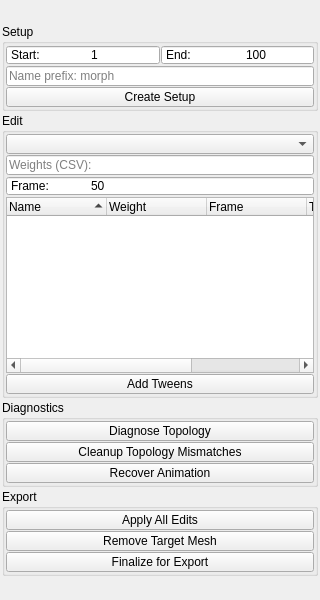
<?xml version="1.0" encoding="UTF-8"?>
<ui version="4.0">
 <class>blendshape_animator</class>
 <widget class="QMainWindow" name="blendshape_animator">
  <property name="geometry">
   <rect>
    <x>0</x>
    <y>0</y>
    <width>320</width>
    <height>600</height>
   </rect>
  </property>
  <widget class="QWidget" name="centralwidget">
   <layout class="QVBoxLayout" name="verticalLayout">
    <property name="spacing">
     <number>2</number>
    </property>
    <property name="leftMargin">
     <number>2</number>
    </property>
    <property name="topMargin">
     <number>2</number>
    </property>
    <property name="rightMargin">
     <number>2</number>
    </property>
    <property name="bottomMargin">
     <number>2</number>
    </property>
    <item>
     <widget class="Header" name="header" native="true">
      <property name="minimumSize">
       <size>
        <width>0</width>
        <height>20</height>
       </size>
      </property>
      <property name="maximumSize">
       <size>
        <width>16777215</width>
        <height>20</height>
       </size>
      </property>
      <property name="font">
       <font>
        <weight>75</weight>
        <bold>true</bold>
       </font>
      </property>
      <property name="text" stdset="0">
       <string>BLENDSHAPE ANIMATOR</string>
      </property>
     </widget>
    </item>
    <item>
     <widget class="QGroupBox" name="setup_group">
      <property name="title">
       <string>Setup</string>
      </property>
      <layout class="QGridLayout" name="setupLayout">
       <property name="leftMargin">
        <number>1</number>
       </property>
       <property name="topMargin">
        <number>1</number>
       </property>
       <property name="rightMargin">
        <number>1</number>
       </property>
       <property name="bottomMargin">
        <number>1</number>
       </property>
       <property name="spacing">
        <number>1</number>
       </property>
       <item row="0" column="0">
        <widget class="SpinBox" name="s000">
         <property name="minimumSize">
          <size>
           <width>0</width>
           <height>20</height>
          </size>
         </property>
         <property name="maximumSize">
          <size>
           <width>16777215</width>
           <height>20</height>
          </size>
         </property>
         <property name="toolTip">
          <string>Animation start frame.</string>
         </property>
         <property name="buttonSymbols">
          <enum>QAbstractSpinBox::NoButtons</enum>
         </property>
         <property name="prefix">
          <string>Start:	</string>
         </property>
         <property name="minimum">
          <number>-100000</number>
         </property>
         <property name="maximum">
          <number>100000</number>
         </property>
         <property name="value">
          <number>1</number>
         </property>
        </widget>
       </item>
       <item row="0" column="1">
        <widget class="SpinBox" name="s001">
         <property name="minimumSize">
          <size>
           <width>0</width>
           <height>20</height>
          </size>
         </property>
         <property name="maximumSize">
          <size>
           <width>16777215</width>
           <height>20</height>
          </size>
         </property>
         <property name="toolTip">
          <string>Animation end frame.</string>
         </property>
         <property name="buttonSymbols">
          <enum>QAbstractSpinBox::NoButtons</enum>
         </property>
         <property name="prefix">
          <string>End:	</string>
         </property>
         <property name="minimum">
          <number>-100000</number>
         </property>
         <property name="maximum">
          <number>100000</number>
         </property>
         <property name="value">
          <number>100</number>
         </property>
        </widget>
       </item>
       <item row="1" column="0" colspan="2">
        <widget class="LineEdit" name="le000">
         <property name="minimumSize">
          <size>
           <width>0</width>
           <height>20</height>
          </size>
         </property>
         <property name="maximumSize">
          <size>
           <width>16777215</width>
           <height>20</height>
          </size>
         </property>
         <property name="toolTip">
          <string>Name prefix for the new blendShape node (becomes &lt;prefix&gt;_BS).</string>
         </property>
         <property name="placeholderText">
          <string>Name prefix:	morph</string>
         </property>
        </widget>
       </item>
       <item row="2" column="0" colspan="2">
        <widget class="PushButton" name="b000">
         <property name="minimumSize">
          <size>
           <width>0</width>
           <height>20</height>
          </size>
         </property>
         <property name="maximumSize">
          <size>
           <width>16777215</width>
           <height>20</height>
          </size>
         </property>
         <property name="toolTip">
          <string>Create the morph setup from selection (source first, target second).
The option box exposes alternatives:
  - Load from existing setup
  - Recover corrupted setup</string>
         </property>
         <property name="text">
          <string>Create Setup</string>
         </property>
        </widget>
       </item>
      </layout>
     </widget>
    </item>
    <item>
     <widget class="CollapsableGroup" name="edit_group">
      <property name="title">
       <string>Edit</string>
      </property>
      <layout class="QGridLayout" name="editLayout">
       <property name="leftMargin">
        <number>1</number>
       </property>
       <property name="topMargin">
        <number>1</number>
       </property>
       <property name="rightMargin">
        <number>1</number>
       </property>
       <property name="bottomMargin">
        <number>1</number>
       </property>
       <property name="spacing">
        <number>1</number>
       </property>
       <item row="0" column="0" colspan="2">
        <widget class="ComboBox" name="cmb000">
         <property name="minimumSize">
          <size>
           <width>0</width>
           <height>20</height>
          </size>
         </property>
         <property name="maximumSize">
          <size>
           <width>16777215</width>
           <height>20</height>
          </size>
         </property>
         <property name="toolTip">
          <string>Tween creation mode:
  - Weight-based: evenly spaced or explicit weight list
  - Frame-based: at a specific animation frame</string>
         </property>
        </widget>
       </item>
       <item row="1" column="0" colspan="2">
        <widget class="LineEdit" name="le001">
         <property name="minimumSize">
          <size>
           <width>0</width>
           <height>20</height>
          </size>
         </property>
         <property name="maximumSize">
          <size>
           <width>16777215</width>
           <height>20</height>
          </size>
         </property>
         <property name="toolTip">
          <string>Optional comma-separated explicit weights (e.g. 0.25, 0.5, 0.75).
Overrides &quot;Count&quot; when non-empty.
Option box: weight presets.</string>
         </property>
         <property name="placeholderText">
          <string>Weights (CSV):	</string>
         </property>
        </widget>
       </item>
       <item row="2" column="0" colspan="2">
        <widget class="SpinBox" name="s003">
         <property name="minimumSize">
          <size>
           <width>0</width>
           <height>20</height>
          </size>
         </property>
         <property name="maximumSize">
          <size>
           <width>16777215</width>
           <height>20</height>
          </size>
         </property>
         <property name="toolTip">
          <string>Frame at which to create a tween.
Used only in Frame-based mode; must lie strictly between
the animation's start and end keyframes.</string>
         </property>
         <property name="buttonSymbols">
          <enum>QAbstractSpinBox::NoButtons</enum>
         </property>
         <property name="prefix">
          <string>Frame:	</string>
         </property>
         <property name="minimum">
          <number>-100000</number>
         </property>
         <property name="maximum">
          <number>100000</number>
         </property>
         <property name="value">
          <number>50</number>
         </property>
        </widget>
       </item>
       <item row="3" column="0" colspan="2">
        <widget class="TreeWidget" name="tree000">
         <property name="sizePolicy">
          <sizepolicy hsizetype="Expanding" vsizetype="Expanding">
           <horstretch>0</horstretch>
           <verstretch>1</verstretch>
          </sizepolicy>
         </property>
         <property name="minimumSize">
          <size>
           <width>0</width>
           <height>120</height>
          </size>
         </property>
         <property name="toolTip">
          <string>Existing tween meshes for the current setup.

Click a row to select the tween mesh in Maya.
Right-click for per-tween actions (delete, re-apply, jump-to-frame).
Sortable columns; topology and status are color-coded.</string>
         </property>
         <property name="alternatingRowColors">
          <bool>true</bool>
         </property>
         <property name="selectionMode">
          <enum>QAbstractItemView::ExtendedSelection</enum>
         </property>
         <property name="selectionBehavior">
          <enum>QAbstractItemView::SelectRows</enum>
         </property>
         <property name="rootIsDecorated">
          <bool>false</bool>
         </property>
         <property name="uniformRowHeights">
          <bool>true</bool>
         </property>
         <property name="sortingEnabled">
          <bool>true</bool>
         </property>
         <property name="indentation">
          <number>8</number>
         </property>
         <attribute name="headerStretchLastSection">
          <bool>true</bool>
         </attribute>
         <attribute name="headerHighlightSections">
          <bool>false</bool>
         </attribute>
         <column>
          <property name="text">
           <string notr="true">Name</string>
          </property>
          <property name="toolTip">
           <string>Tween mesh name. Click to select in Maya.</string>
          </property>
         </column>
         <column>
          <property name="text">
           <string notr="true">Weight</string>
          </property>
          <property name="toolTip">
           <string>BlendShape in-between weight (0.000 - 1.000).</string>
          </property>
         </column>
         <column>
          <property name="text">
           <string notr="true">Frame</string>
          </property>
          <property name="toolTip">
           <string>Animation frame this tween was created from
(empty for weight-based tweens).</string>
          </property>
         </column>
         <column>
          <property name="text">
           <string notr="true">Topology</string>
          </property>
          <property name="toolTip">
           <string>Match / mismatch vs the base mesh vertex count.
Color-coded: green = match, red = mismatch.</string>
          </property>
         </column>
         <column>
          <property name="text">
           <string notr="true">Status</string>
          </property>
          <property name="toolTip">
           <string>Applied / Pending / Error.
Color-coded: green = applied, yellow = pending edits, red = error.</string>
          </property>
         </column>
        </widget>
       </item>
       <item row="4" column="0" colspan="2">
        <widget class="PushButton" name="b001">
         <property name="minimumSize">
          <size>
           <width>0</width>
           <height>20</height>
          </size>
         </property>
         <property name="maximumSize">
          <size>
           <width>16777215</width>
           <height>20</height>
          </size>
         </property>
         <property name="toolTip">
          <string>Add tween meshes per the selected mode.
Option box: count, group name, name prefix.

Apply edits back to the blendShape via:
  - Right-click a tween in the table to re-apply it
  - Export &gt; Apply All Edits</string>
         </property>
         <property name="text">
          <string>Add Tweens</string>
         </property>
        </widget>
       </item>
      </layout>
     </widget>
    </item>
    <item>
     <widget class="CollapsableGroup" name="diagnostics_group">
      <property name="title">
       <string>Diagnostics</string>
      </property>
      <property name="checked">
       <bool>false</bool>
      </property>
      <layout class="QVBoxLayout" name="diagnosticsLayout">
       <property name="spacing">
        <number>1</number>
       </property>
       <property name="leftMargin">
        <number>1</number>
       </property>
       <property name="topMargin">
        <number>1</number>
       </property>
       <property name="rightMargin">
        <number>1</number>
       </property>
       <property name="bottomMargin">
        <number>1</number>
       </property>
       <item>
        <widget class="PushButton" name="b003">
         <property name="minimumSize">
          <size>
           <width>0</width>
           <height>20</height>
          </size>
         </property>
         <property name="maximumSize">
          <size>
           <width>16777215</width>
           <height>20</height>
          </size>
         </property>
         <property name="toolTip">
          <string>Report vertex/face counts for base, target, and all tween meshes
and flag any topology mismatches.</string>
         </property>
         <property name="text">
          <string>Diagnose Topology</string>
         </property>
        </widget>
       </item>
       <item>
        <widget class="PushButton" name="b004">
         <property name="minimumSize">
          <size>
           <width>0</width>
           <height>20</height>
          </size>
         </property>
         <property name="maximumSize">
          <size>
           <width>16777215</width>
           <height>20</height>
          </size>
         </property>
         <property name="toolTip">
          <string>Apply valid tweens, then delete tweens whose topology no longer matches the base.
Option box: delete_mismatched, apply_valid_only.</string>
         </property>
         <property name="text">
          <string>Cleanup Topology Mismatches</string>
         </property>
        </widget>
       </item>
       <item>
        <widget class="PushButton" name="b005">
         <property name="minimumSize">
          <size>
           <width>0</width>
           <height>20</height>
          </size>
         </property>
         <property name="maximumSize">
          <size>
           <width>16777215</width>
           <height>20</height>
          </size>
         </property>
         <property name="toolTip">
          <string>Recover lost animation keyframes on the blendShape weight,
inferring the frame range from existing tween metadata where possible.</string>
         </property>
         <property name="text">
          <string>Recover Animation</string>
         </property>
        </widget>
       </item>
      </layout>
     </widget>
    </item>
    <item>
     <widget class="CollapsableGroup" name="export_group">
      <property name="title">
       <string>Export</string>
      </property>
      <property name="checked">
       <bool>false</bool>
      </property>
      <layout class="QVBoxLayout" name="exportLayout">
       <property name="spacing">
        <number>1</number>
       </property>
       <property name="leftMargin">
        <number>1</number>
       </property>
       <property name="topMargin">
        <number>1</number>
       </property>
       <property name="rightMargin">
        <number>1</number>
       </property>
       <property name="bottomMargin">
        <number>1</number>
       </property>
       <item>
        <widget class="PushButton" name="b006">
         <property name="minimumSize">
          <size>
           <width>0</width>
           <height>20</height>
          </size>
         </property>
         <property name="maximumSize">
          <size>
           <width>16777215</width>
           <height>20</height>
          </size>
         </property>
         <property name="toolTip">
          <string>Apply all current tween edits to the blendShape.</string>
         </property>
         <property name="text">
          <string>Apply All Edits</string>
         </property>
        </widget>
       </item>
       <item>
        <widget class="PushButton" name="b007">
         <property name="minimumSize">
          <size>
           <width>0</width>
           <height>20</height>
          </size>
         </property>
         <property name="maximumSize">
          <size>
           <width>16777215</width>
           <height>20</height>
          </size>
         </property>
         <property name="toolTip">
          <string>Delete the target mesh, leaving only the animated base mesh
with its blendShape intact.</string>
         </property>
         <property name="text">
          <string>Remove Target Mesh</string>
         </property>
        </widget>
       </item>
       <item>
        <widget class="PushButton" name="b008">
         <property name="minimumSize">
          <size>
           <width>0</width>
           <height>20</height>
          </size>
         </property>
         <property name="maximumSize">
          <size>
           <width>16777215</width>
           <height>20</height>
          </size>
         </property>
         <property name="toolTip">
          <string>Apply edits, clean construction history, hide/delete tweens, and validate.
Option box: cleanup_scene, delete_construction_history,
hide_target_mesh, delete_inbetween_meshes.</string>
         </property>
         <property name="text">
          <string>Finalize for Export</string>
         </property>
        </widget>
       </item>
      </layout>
     </widget>
    </item>
    <item>
     <spacer name="verticalSpacer">
      <property name="orientation">
       <enum>Qt::Vertical</enum>
      </property>
      <property name="sizeHint" stdset="0">
       <size>
        <width>20</width>
        <height>10</height>
       </size>
      </property>
     </spacer>
    </item>
    <item>
     <widget class="Footer" name="footer" native="true">
      <property name="minimumSize">
       <size>
        <width>0</width>
        <height>20</height>
       </size>
      </property>
     </widget>
    </item>
   </layout>
  </widget>
 </widget>
 <customwidgets>
  <customwidget>
   <class>Header</class>
   <extends>QWidget</extends>
   <header>uitk.widgets.header</header>
  </customwidget>
  <customwidget>
   <class>Footer</class>
   <extends>QWidget</extends>
   <header>uitk.widgets.footer</header>
  </customwidget>
  <customwidget>
   <class>CollapsableGroup</class>
   <extends>QGroupBox</extends>
   <header>uitk.widgets.collapsableGroup.CollapsableGroup.h</header>
   <container>1</container>
  </customwidget>
  <customwidget>
   <class>PushButton</class>
   <extends>QPushButton</extends>
   <header>uitk.widgets.pushButton</header>
  </customwidget>
  <customwidget>
   <class>ComboBox</class>
   <extends>QComboBox</extends>
   <header>uitk.widgets.comboBox.ComboBox.h</header>
  </customwidget>
  <customwidget>
   <class>LineEdit</class>
   <extends>QLineEdit</extends>
   <header>uitk.widgets.lineEdit.LineEdit.h</header>
  </customwidget>
  <customwidget>
   <class>SpinBox</class>
   <extends>QSpinBox</extends>
   <header>uitk.widgets.spinBox.SpinBox.h</header>
  </customwidget>
  <customwidget>
   <class>TreeWidget</class>
   <extends>QTreeWidget</extends>
   <header>uitk.widgets.treeWidget</header>
  </customwidget>
 </customwidgets>
 <resources/>
 <connections/>
</ui>
